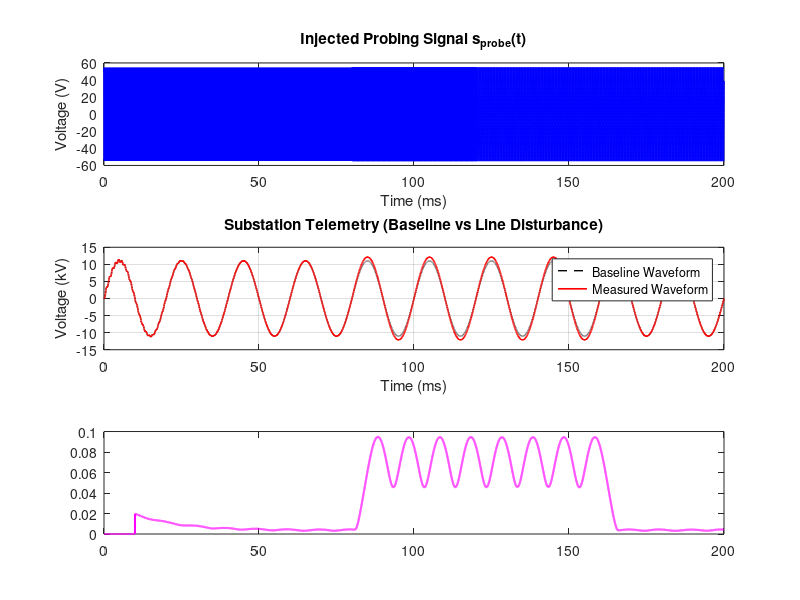

Reproduce this figure in MATLAB. (Note: this script raises an error after producing the figure.)
clear;
clc; 
close all;

% System Parameters
fs = 100e3;             %sampling rate
dt = 1/fs;              
duration = 0.2;         % 200ms window
t = 0:dt:duration-dt;   
N = length(t);          

% Grid Parameters
f_grid = 50;            
V_nom = 11000;          % Peak L-G voltage
I_nom = 200;            

% Nominal 50Hz telemetry
v_fund = V_nom * sin(2*pi*f_grid*t);
i_fund = I_nom * sin(2*pi*f_grid*t - deg2rad(30)); 

% Probing Signal Generation 
% Fixed seed for reproducible key sequence
rng(42); 
seed_bits = [1 0 1 1 0 1 0 0 1 1]; 
chip_noise = randn(1, length(seed_bits)); 
key = double((seed_bits + chip_noise) > 0.5);

% Frequency Hopping setup
freq_pool = [2000, 3500, 5000, 7500, 9000]; 
hop_time = 0.04;                      % Hop every 40ms
num_hops = round(duration / hop_time);
samples_per_hop = round(hop_time * fs);

f_carrier = zeros(1, N);
for h = 1:num_hops
    idx = mod(key(mod(h-1, length(key))+1) + h, length(freq_pool)) + 1;
    i1 = (h-1)*samples_per_hop + 1;
    i2 = min(h*samples_per_hop, N);
    f_carrier(i1:i2) = freq_pool(idx);
end

% Continuous phase integration 
phase_vec = 2 * pi * cumsum(f_carrier) * dt;

% alpha kept low to avoid triggering relay over-voltage
alpha = 0.005;          % 0.5% of nominal V
phi_ref = deg2rad(45);   
s_probe = alpha * V_nom * sin(phase_vec + phi_ref);

% grid + probe signal
v_tx = v_fund + s_probe;

% 50km Overhead Line
L_km = 50;              
R_val = 0.125 * L_km;       % Ohms/km
L_val = 1.05e-3 * L_km;     % H/km
C_val = 9.5e-9 * L_km;      % F/km

% Thermal variation factor (sag/temp rise)
temp_factor = 1.05;     
L_line = L_val * temp_factor;
C_line = C_val / temp_factor;
R_line = R_val * temp_factor;

% Line TF H(s)
sys_line = tf(1, [L_line*C_line, R_line*C_line, 1]);
[h_resp, ~] = lsim(sys_line, v_tx, t);
v_rec = h_resp';

% PMU sensor measurement noise (~50 dB SNR)
noise_pwr = (0.002 * V_nom)^2; 
v_meas = v_rec + sqrt(noise_pwr) * randn(1, N);

% Line Z disturbance window (80ms to 160ms)
ENABLE_DISTURBANCE = 1; 

if ENABLE_DISTURBANCE == 1
    dist_idx = (t >= 0.08) & (t <= 0.16);
    v_meas(dist_idx) = v_meas(dist_idx) + 0.10 * V_nom * sin(2*pi*f_grid*t(dist_idx));
end

% Dual-Band Receiver & Residual Anomaly Detector
% HPF to extract HF probe (1000Hz)
[b_hp, a_hp] = butter(4, 1000/(fs/2), 'high');
y_meas_hf = filter(b_hp, a_hp, v_meas);

% Expected HF channel response from baseline model
u_injected_hp = filter(b_hp, a_hp, s_probe);
[y_exp_sim, ~] = lsim(sys_line, u_injected_hp, t);
y_exp_hf = y_exp_sim';

% LPF to extract 50Hz fundamental (500Hz cutoff)
[b_lp, a_lp] = butter(4, 500/(fs/2), 'low');
v_meas_lf = filter(b_lp, a_lp, v_meas);
v_exp_lf = filter(b_lp, a_lp, v_fund);

% Sliding window error metric R (5ms window)
win_len = 500; 
R_metric = zeros(1, N);

for k = win_len:N
    w_idx = (k - win_len + 1):k;
    
    hf_err = norm(y_meas_hf(w_idx) - y_exp_hf(w_idx)) / sqrt(win_len);
    lf_err = norm(v_meas_lf(w_idx) - v_exp_lf(w_idx)) / sqrt(win_len);
    
    R_metric(k) = (hf_err + lf_err) / V_nom;
end

% Mute initial filter transients (first 10ms)
trans_samples = round(0.01 * fs);
R_metric(1:trans_samples) = 0;

% Threshold
tau = 0.04; 
flag_detect = R_metric > tau;

% Plots
figure('Name', 'Line Health Diagnostics', 'Color', 'w');

% Plot 1: Active Probing Signal
subplot(3, 1, 1);
plot(t*1000, s_probe, 'b', 'LineWidth', 1.2);
title('Injected Probing Signal s_{probe}(t)');
xlabel('Time (ms)'); ylabel('Voltage (V)');
grid on; xlim([0 duration*1000]);

% Plot 2: Received Substation Voltage
subplot(3, 1, 2);
plot(t*1000, v_rec/1000, 'k--', 'LineWidth', 1); hold on;
plot(t*1000, v_meas/1000, 'r', 'LineWidth', 1.2);
title('Substation Telemetry (Baseline vs Line Disturbance)');
legend('Baseline Waveform', 'Measured Waveform');
xlabel('Time (ms)'); ylabel('Voltage (kV)');
grid on; xlim([0 duration*1000]);

% Plot 3: Residual Metric R & Detection Window
subplot(3, 1, 3);
plot(t*1000, R_metric, 'm', 'LineWidth', 1.5); hold on;
yline(tau, 'r--', 'Threshold (\tau)', 'LineWidth', 1.5, 'LabelHorizontalAlignment', 'left');
fill_x = [t*1000, fliplr(t*1000)];
fill_y = [flag_detect * max(R_metric) * 1.2, zeros(1, N)];
patch(fill_x, fill_y, 'r', 'FaceAlpha', 0.15, 'EdgeColor', 'none');
title('Impedance Health Metric R & Detection Window');
legend('Metric R', 'Threshold \tau', 'Disturbance Region');
xlabel('Time (ms)'); ylabel('Normalized Metric');
grid on; xlim([0 duration*1000]);
